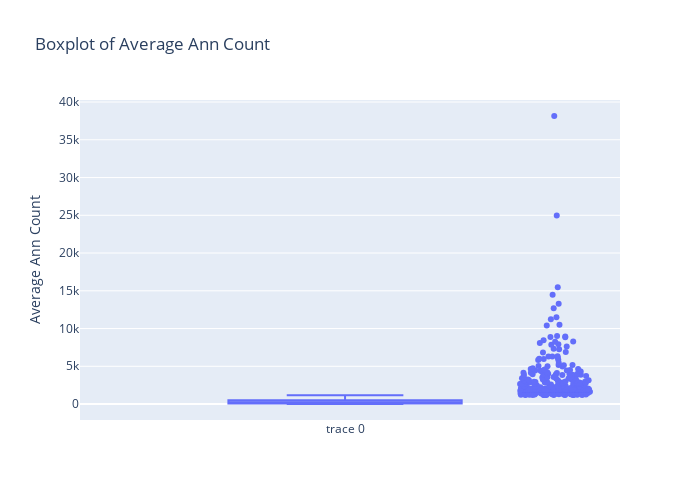

The notebook cell this image was saved under:
### Code cell
figure = go.Figure(data=[go.Box(y=new_df['avgAnnCount'], boxpoints='outliers', jitter=0.3, pointpos=1.8)])
figure.update_layout(title='Boxplot of Average Ann Count', yaxis_title='Average Ann Count', height=500, width=700)
figure.show()

### Figure 1 — Plotly figure (JSON) as saved in the notebook; plotly's stock layout.template omitted (floating-point values rounded to 4 significant figures; data arrays with more than 128 entries replaced by an {"elided": "..."} marker saying what was removed)
{"data": [{"boxpoints": "outliers", "jitter": 0.3, "pointpos": 1.8, "type": "box", "y": {"elided": "3047 float values"}}], "layout": {"height": 500, "title": {"text": "Boxplot of Average Ann Count"}, "width": 700, "yaxis": {"title": {"text": "Average Ann Count"}}}}
